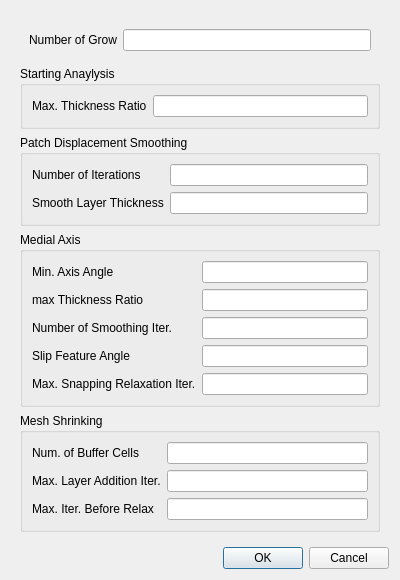
<?xml version="1.0" encoding="UTF-8"?>
<ui version="4.0">
 <class>BoundaryLayerAdvancedDialog</class>
 <widget class="QDialog" name="BoundaryLayerAdvancedDialog">
  <property name="geometry">
   <rect>
    <x>0</x>
    <y>0</y>
    <width>400</width>
    <height>558</height>
   </rect>
  </property>
  <property name="windowTitle">
   <string>Dialog</string>
  </property>
  <layout class="QVBoxLayout" name="verticalLayout_2">
   <item>
    <widget class="QWidget" name="widget" native="true">
     <layout class="QVBoxLayout" name="verticalLayout">
      <item>
       <widget class="QWidget" name="widget_2" native="true">
        <layout class="QFormLayout" name="formLayout">
         <item row="0" column="0">
          <widget class="QLabel" name="label">
           <property name="text">
            <string>Number of Grow</string>
           </property>
          </widget>
         </item>
         <item row="0" column="1">
          <widget class="QLineEdit" name="nGrow"/>
         </item>
        </layout>
       </widget>
      </item>
      <item>
       <widget class="QGroupBox" name="groupBox">
        <property name="title">
         <string>Starting Anaylysis</string>
        </property>
        <layout class="QFormLayout" name="formLayout_2">
         <item row="0" column="0">
          <widget class="QLabel" name="label_2">
           <property name="text">
            <string>Max. Thickness Ratio</string>
           </property>
          </widget>
         </item>
         <item row="0" column="1">
          <widget class="QLineEdit" name="maxFaceThicknessRatio"/>
         </item>
        </layout>
       </widget>
      </item>
      <item>
       <widget class="QGroupBox" name="groupBox_2">
        <property name="title">
         <string>Patch Displacement Smoothing</string>
        </property>
        <layout class="QFormLayout" name="formLayout_3">
         <item row="0" column="0">
          <widget class="QLabel" name="label_3">
           <property name="text">
            <string>Number of Iterations</string>
           </property>
          </widget>
         </item>
         <item row="0" column="1">
          <widget class="QLineEdit" name="nSmoothSurfaceNormals"/>
         </item>
         <item row="1" column="0">
          <widget class="QLabel" name="label_4">
           <property name="text">
            <string>Smooth Layer Thickness</string>
           </property>
          </widget>
         </item>
         <item row="1" column="1">
          <widget class="QLineEdit" name="nSmoothThickness"/>
         </item>
        </layout>
       </widget>
      </item>
      <item>
       <widget class="QGroupBox" name="groupBox_3">
        <property name="title">
         <string>Medial Axis</string>
        </property>
        <layout class="QFormLayout" name="formLayout_4">
         <item row="0" column="0">
          <widget class="QLabel" name="label_5">
           <property name="text">
            <string>Min. Axis Angle</string>
           </property>
          </widget>
         </item>
         <item row="0" column="1">
          <widget class="QLineEdit" name="minMedialAxisAngle"/>
         </item>
         <item row="1" column="0">
          <widget class="QLabel" name="label_6">
           <property name="text">
            <string>max Thickness Ratio</string>
           </property>
          </widget>
         </item>
         <item row="1" column="1">
          <widget class="QLineEdit" name="maxThicknessToMedialRatio"/>
         </item>
         <item row="2" column="0">
          <widget class="QLabel" name="label_7">
           <property name="text">
            <string>Number of Smoothing Iter.</string>
           </property>
          </widget>
         </item>
         <item row="2" column="1">
          <widget class="QLineEdit" name="nSmoothNormals"/>
         </item>
         <item row="3" column="0">
          <widget class="QLabel" name="label_8">
           <property name="text">
            <string>Slip Feature Angle</string>
           </property>
          </widget>
         </item>
         <item row="3" column="1">
          <widget class="QLineEdit" name="slipFeatureAngle"/>
         </item>
         <item row="4" column="0">
          <widget class="QLabel" name="label_9">
           <property name="text">
            <string>Max. Snapping Relaxation Iter.</string>
           </property>
          </widget>
         </item>
         <item row="4" column="1">
          <widget class="QLineEdit" name="nRelaxIter"/>
         </item>
        </layout>
       </widget>
      </item>
      <item>
       <widget class="QGroupBox" name="groupBox_4">
        <property name="title">
         <string>Mesh Shrinking</string>
        </property>
        <layout class="QFormLayout" name="formLayout_5">
         <item row="0" column="0">
          <widget class="QLabel" name="label_10">
           <property name="text">
            <string>Num. of Buffer Cells</string>
           </property>
          </widget>
         </item>
         <item row="0" column="1">
          <widget class="QLineEdit" name="nBufferCellsNoExtrude"/>
         </item>
         <item row="1" column="0">
          <widget class="QLabel" name="label_11">
           <property name="text">
            <string>Max. Layer Addition Iter.</string>
           </property>
          </widget>
         </item>
         <item row="1" column="1">
          <widget class="QLineEdit" name="nLayerIter"/>
         </item>
         <item row="2" column="0">
          <widget class="QLabel" name="label_12">
           <property name="text">
            <string>Max. Iter. Before Relax</string>
           </property>
          </widget>
         </item>
         <item row="2" column="1">
          <widget class="QLineEdit" name="nRelaxedIter"/>
         </item>
        </layout>
       </widget>
      </item>
     </layout>
    </widget>
   </item>
   <item>
    <widget class="QDialogButtonBox" name="buttonBox">
     <property name="orientation">
      <enum>Qt::Horizontal</enum>
     </property>
     <property name="standardButtons">
      <set>QDialogButtonBox::Cancel|QDialogButtonBox::Ok</set>
     </property>
    </widget>
   </item>
  </layout>
 </widget>
 <resources/>
 <connections>
  <connection>
   <sender>buttonBox</sender>
   <signal>accepted()</signal>
   <receiver>BoundaryLayerAdvancedDialog</receiver>
   <slot>accept()</slot>
   <hints>
    <hint type="sourcelabel">
     <x>248</x>
     <y>254</y>
    </hint>
    <hint type="destinationlabel">
     <x>157</x>
     <y>274</y>
    </hint>
   </hints>
  </connection>
  <connection>
   <sender>buttonBox</sender>
   <signal>rejected()</signal>
   <receiver>BoundaryLayerAdvancedDialog</receiver>
   <slot>reject()</slot>
   <hints>
    <hint type="sourcelabel">
     <x>316</x>
     <y>260</y>
    </hint>
    <hint type="destinationlabel">
     <x>286</x>
     <y>274</y>
    </hint>
   </hints>
  </connection>
 </connections>
</ui>
